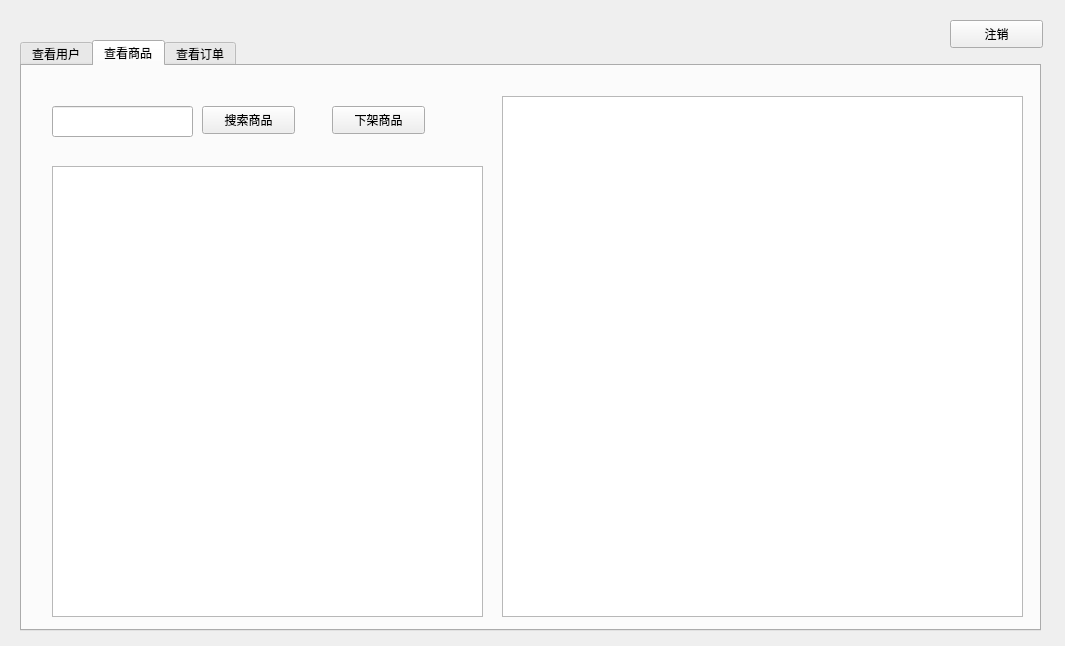
<?xml version="1.0" encoding="UTF-8"?>
<ui version="4.0">
 <class>AdminWidget</class>
 <widget class="QWidget" name="AdminWidget">
  <property name="geometry">
   <rect>
    <x>0</x>
    <y>0</y>
    <width>1065</width>
    <height>646</height>
   </rect>
  </property>
  <property name="minimumSize">
   <size>
    <width>1065</width>
    <height>646</height>
   </size>
  </property>
  <property name="maximumSize">
   <size>
    <width>1065</width>
    <height>646</height>
   </size>
  </property>
  <property name="windowTitle">
   <string>Form</string>
  </property>
  <widget class="QPushButton" name="btn_exit">
   <property name="geometry">
    <rect>
     <x>950</x>
     <y>20</y>
     <width>93</width>
     <height>28</height>
    </rect>
   </property>
   <property name="text">
    <string>注销</string>
   </property>
  </widget>
  <widget class="QTabWidget" name="tabWidget">
   <property name="geometry">
    <rect>
     <x>20</x>
     <y>40</y>
     <width>1021</width>
     <height>591</height>
    </rect>
   </property>
   <property name="currentIndex">
    <number>1</number>
   </property>
   <widget class="QWidget" name="tab_user">
    <attribute name="title">
     <string>查看用户</string>
    </attribute>
    <widget class="QTableWidget" name="tableWidget_user">
     <property name="geometry">
      <rect>
       <x>135</x>
       <y>30</y>
       <width>871</width>
       <height>521</height>
      </rect>
     </property>
    </widget>
    <widget class="QPushButton" name="btn_deleteuser">
     <property name="geometry">
      <rect>
       <x>20</x>
       <y>100</y>
       <width>93</width>
       <height>28</height>
      </rect>
     </property>
     <property name="text">
      <string>封禁用户</string>
     </property>
    </widget>
   </widget>
   <widget class="QWidget" name="tab_modity">
    <attribute name="title">
     <string>查看商品</string>
    </attribute>
    <widget class="QTableWidget" name="tableWidget_modity">
     <property name="geometry">
      <rect>
       <x>480</x>
       <y>30</y>
       <width>521</width>
       <height>521</height>
      </rect>
     </property>
    </widget>
    <widget class="QPushButton" name="btn_deletemodity">
     <property name="geometry">
      <rect>
       <x>310</x>
       <y>40</y>
       <width>93</width>
       <height>28</height>
      </rect>
     </property>
     <property name="text">
      <string>下架商品</string>
     </property>
    </widget>
    <widget class="QLineEdit" name="lineEdit_modity_name">
     <property name="geometry">
      <rect>
       <x>30</x>
       <y>40</y>
       <width>141</width>
       <height>31</height>
      </rect>
     </property>
    </widget>
    <widget class="QPushButton" name="btn_search_name">
     <property name="geometry">
      <rect>
       <x>180</x>
       <y>40</y>
       <width>93</width>
       <height>28</height>
      </rect>
     </property>
     <property name="text">
      <string>搜索商品</string>
     </property>
    </widget>
    <widget class="QTableWidget" name="tableWidget_modity_byname">
     <property name="geometry">
      <rect>
       <x>30</x>
       <y>100</y>
       <width>431</width>
       <height>451</height>
      </rect>
     </property>
    </widget>
   </widget>
   <widget class="QWidget" name="tab_order">
    <attribute name="title">
     <string>查看订单</string>
    </attribute>
    <widget class="QTableWidget" name="tableWidget_order">
     <property name="geometry">
      <rect>
       <x>100</x>
       <y>30</y>
       <width>841</width>
       <height>511</height>
      </rect>
     </property>
    </widget>
   </widget>
  </widget>
 </widget>
 <resources/>
 <connections/>
</ui>
